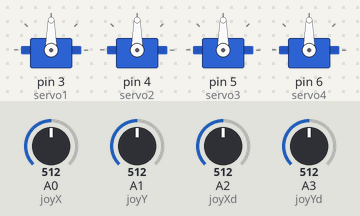
The sketch below on a simulated Arduino Uno, built with avr-gcc and run on an emulated ATmega328P. Shown: 4 × servo. Inputs (shaded band) come from the test bench; at power-on: A0 (joyX) = 512, A1 (joyY) = 512, A2 (joyXd) = 512, A3 (joyYd) = 512.

Above: at 1.2 s.
1.3 s: A0 (joyX) set to 716
At 2.1 s:
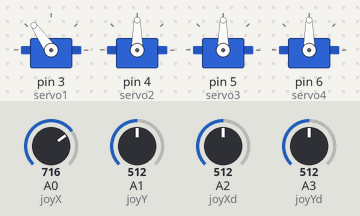
2.8 s: A1 (joyY) set to 716
At 3.6 s:
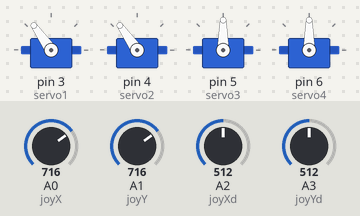
4.3 s: A2 (joyXd) set to 716
At 5.0 s:
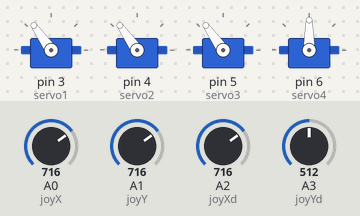
5.8 s: A3 (joyYd) set to 716
At 6.6 s:
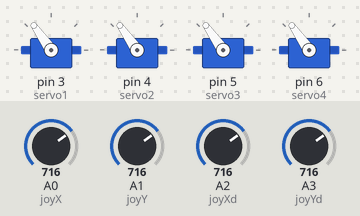
7.3 s: A0 (joyX) set to 992
At 8.0 s:
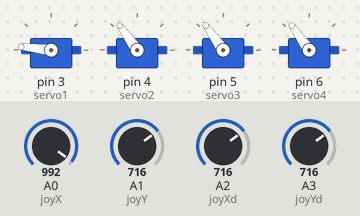
8.8 s: A1 (joyY) set to 992
At 9.4 s:
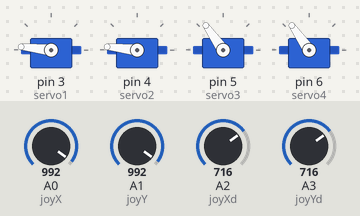
Timing chart, 0 to 11.3 s (numbered marks = the images above; inputs shaded):
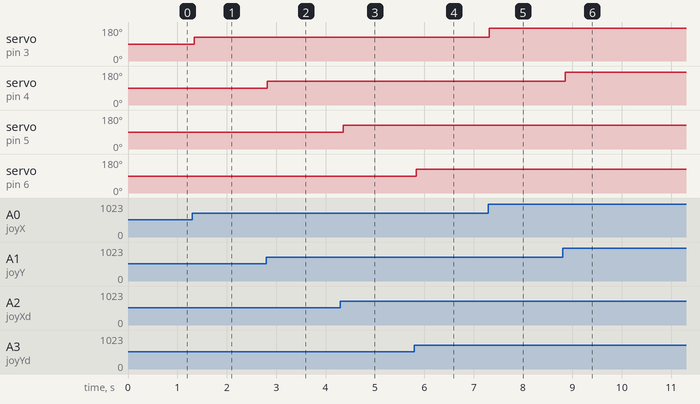

Measured:
- after the input at 1.3 s, servo on pin 3 (servo1): 90° → 125° at once
- after the input at 2.8 s, servo on pin 4 (servo2): 90° → 125° at once
- after the input at 4.3 s, servo on pin 5 (servo3): 90° → 125° after 0.06 s
- after the input at 5.8 s, servo on pin 6 (servo4): 90° → 125° at once
- after the input at 7.3 s, servo on pin 3 (servo1): 125° → 174° at once
- after the input at 8.8 s, servo on pin 4 (servo2): 125° → 174° after 0.05 s

The sketch:

main.ino
```cpp
// agregar libreria para servos
#include <Servo.h>

//definimos servomotores
Servo servo1;
Servo servo2;
Servo servo3;
Servo servo4;

//definimos pines analogicos del joystick
int joyX = 0;
int joyY = 1;
int joyXd = 2;
int joyYd = 3;

// variables para leer los valores de los pines analogicos
int joyVal;

void setup()
{
// Pines servo
servo1.attach(3);
servo2.attach(4);
servo3.attach(5);
servo4.attach(6);
}

void loop()
{
// leemos los valores del joystick de 0 a 1023
joyVal = analogRead(joyX);
joyVal = map (joyVal, 0, 1023, 0, 180); // valor del servo de 0 a 180
servo1.write(joyVal); // coloca el servo de acuerdo a la posición del valor del joystick
delay(15);
joyVal = analogRead(joyY);
joyVal = map (joyVal, 0, 1023, 0, 180);
servo2.write(joyVal);
delay(15);
joyVal = analogRead(joyXd);
joyVal = map (joyVal, 0, 1023, 0, 180);
servo3.write(joyVal);
delay(15);
joyVal = analogRead(joyYd);
joyVal = map (joyVal, 0, 1023, 0, 180);
servo4.write(joyVal);
delay(15);
}
```
